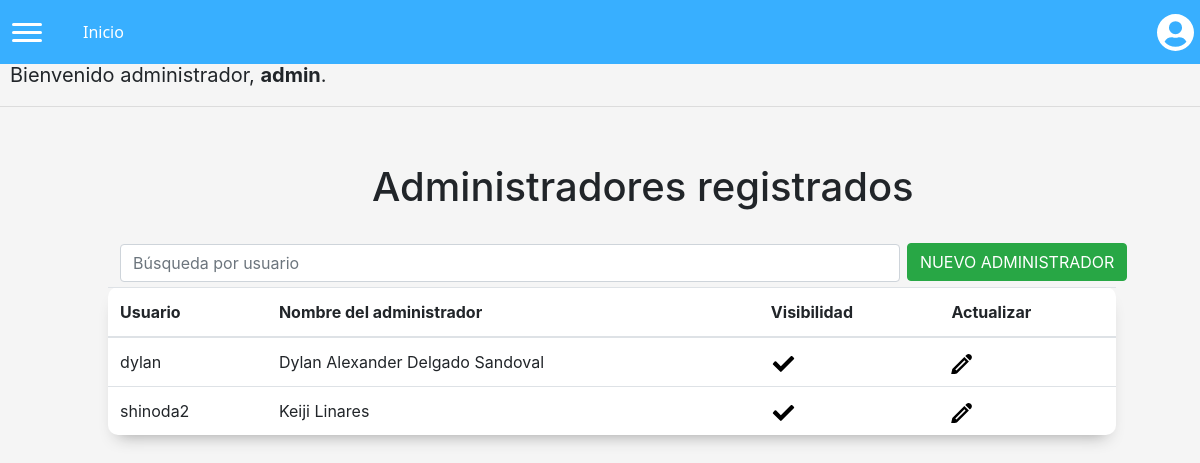
Page /listaadmins (signed in) on the earlier database version.
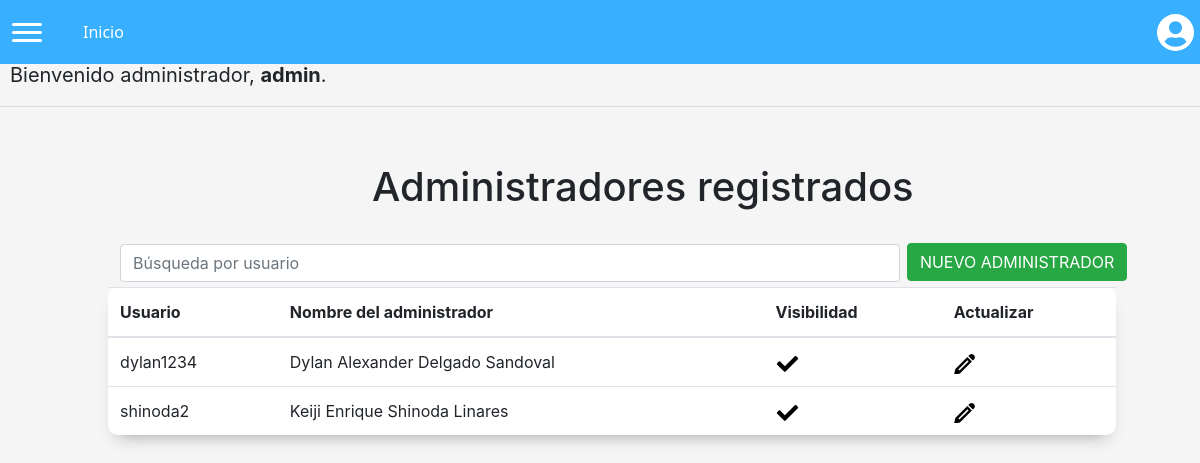
Same page on the later database version.
### matricula/models.py (models this page shows)
class User(AbstractUser):
    pass

### matricula/views.py (the view)
# urls.py: path('listaadmins', views.listarAdmins, name='listaadmins'),
@login_required(login_url='/login')
def listarAdmins(request):
    return render(request, "matricula/listaadmins.html", {'admins': User.objects.all()})

### matricula/templates/matricula/listaadmins.html (shortened to what this page needs)
{% extends "matricula/layout.html" %}
{% block body %}
<div style="margin-left: 31%; margin-bottom: 30px;">
    <h1 style="font-size: 40px;">Administradores registrados</h1>
</div>
<input id="buscar" type="text" placeholder="Búsqueda por usuario" class="form-control" style="width: 65%; display: inline; margin-left: 10%;">
<button id="options" class="btn btn-success" onclick="changeWindow()">NUEVO ADMINISTRADOR</button>
<div>
    <table id="tabla" class="table">
    <thead>
            <tr>
                <th scope="col">
                    Usuario
                </th>
                <th scope="col">
                    Nombre del administrador
                </th>
                <th scope="col">
                    Visibilidad
                </th>
                <th scope="col">
                    Actualizar
                </th>
            </tr>
        </thead>
        <tbody>
            {% for administrador in admins %}
            {% if administrador.is_superuser%}
            {% else %}
            <tr>
                <td scope="row">
                    {{administrador.username}}
                </td>
                <td scope="row">
                    {{administrador.first_name}} {{administrador.last_name}}
                </td>
                <td scope="row">
                    <a href="../desactivaradmin/{{administrador.id}}">
                    </a>
                </td>
                <td scope="row">
                    <a href="../editaradmin/{{administrador.id}}">
                    </a>
                </td>
            </tr>
            {% endif %}
            {% endfor %}
        </tbody>
    </table>
</div>
{% endblock %}

Differences in the rows shown:
changed User "Dylan Alexander": username "dylan" → "dylan1234"
changed User "shinoda2": first_name "Keiji" → "Keiji Enrique"; last_name "Linares" → "Shinoda Linares"
